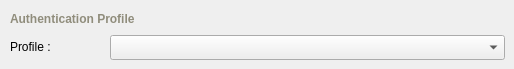
            <widget class="QWidget" name="authProfile" >
             <widget class="QLabel" name="WirelessNetworkLabel_3" >
              <property name="geometry" >
               <rect>
                <x>10</x>
                <y>10</y>
                <width>460</width>
                <height>18</height>
               </rect>
              </property>
              <property name="minimumSize" >
               <size>
                <width>460</width>
                <height>18</height>
               </size>
              </property>
              <property name="maximumSize" >
               <size>
                <width>460</width>
                <height>18</height>
               </size>
              </property>
              <property name="palette" >
               <palette>
                <active>
                 <colorrole role="WindowText" >
                  <brush brushstyle="SolidPattern" >
                   <color alpha="255" >
                    <red>144</red>
                    <green>141</green>
                    <blue>124</blue>
                   </color>
                  </brush>
                 </colorrole>
                </active>
                <inactive>
                 <colorrole role="WindowText" >
                  <brush brushstyle="SolidPattern" >
                   <color alpha="255" >
                    <red>144</red>
                    <green>141</green>
                    <blue>124</blue>
                   </color>
                  </brush>
                 </colorrole>
                </inactive>
                <disabled>
                 <colorrole role="WindowText" >
                  <brush brushstyle="SolidPattern" >
                   <color alpha="255" >
                    <red>119</red>
                    <green>119</green>
                    <blue>119</blue>
                   </color>
                  </brush>
                 </colorrole>
                </disabled>
               </palette>
              </property>
              <property name="font" >
               <font>
                <pointsize>9</pointsize>
                <weight>75</weight>
                <bold>true</bold>
               </font>
              </property>
              <property name="lineWidth" >
               <number>0</number>
              </property>
              <property name="text" >
               <string>Authentication Profile</string>
              </property>
              <property name="alignment" >
               <set>Qt::AlignLeading|Qt::AlignLeft|Qt::AlignVCenter</set>
              </property>
              <property name="margin" >
               <number>0</number>
              </property>
              <property name="indent" >
               <number>0</number>
              </property>
             </widget>
             <widget class="QComboBox" name="wirelessProfileComboBox" >
              <property name="geometry" >
               <rect>
                <x>110</x>
                <y>35</y>
                <width>395</width>
                <height>25</height>
               </rect>
              </property>
              <property name="minimumSize" >
               <size>
                <width>395</width>
                <height>25</height>
               </size>
              </property>
              <property name="maximumSize" >
               <size>
                <width>395</width>
                <height>25</height>
               </size>
              </property>
             </widget>
             <widget class="QLabel" name="wirelessProfileLabel" >
              <property name="geometry" >
               <rect>
                <x>10</x>
                <y>38</y>
                <width>100</width>
                <height>18</height>
               </rect>
              </property>
              <property name="minimumSize" >
               <size>
                <width>100</width>
                <height>18</height>
               </size>
              </property>
              <property name="maximumSize" >
               <size>
                <width>100</width>
                <height>18</height>
               </size>
              </property>
              <property name="palette" >
               <palette>
                <active>
                 <colorrole role="WindowText" >
                  <brush brushstyle="SolidPattern" >
                   <color alpha="255" >
                    <red>0</red>
                    <green>0</green>
                    <blue>0</blue>
                   </color>
                  </brush>
                 </colorrole>
                </active>
                <inactive>
                 <colorrole role="WindowText" >
                  <brush brushstyle="SolidPattern" >
                   <color alpha="255" >
                    <red>0</red>
                    <green>0</green>
                    <blue>0</blue>
                   </color>
                  </brush>
                 </colorrole>
                </inactive>
                <disabled>
                 <colorrole role="WindowText" >
                  <brush brushstyle="SolidPattern" >
                   <color alpha="255" >
                    <red>119</red>
                    <green>119</green>
                    <blue>119</blue>
                   </color>
                  </brush>
                 </colorrole>
                </disabled>
               </palette>
              </property>
              <property name="lineWidth" >
               <number>0</number>
              </property>
              <property name="text" >
               <string>Profile :</string>
              </property>
              <property name="indent" >
               <number>0</number>
              </property>
             </widget>
            </widget>
